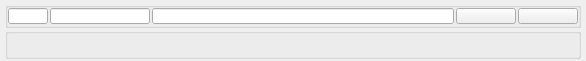
<?xml version="1.0" encoding="UTF-8"?>
<ui version="4.0">
 <class>WidjetAddRoleForm</class>
 <widget class="QWidget" name="WidjetAddRoleForm">
  <property name="geometry">
   <rect>
    <x>0</x>
    <y>0</y>
    <width>586</width>
    <height>45</height>
   </rect>
  </property>
  <property name="sizePolicy">
   <sizepolicy hsizetype="Expanding" vsizetype="Preferred">
    <horstretch>0</horstretch>
    <verstretch>0</verstretch>
   </sizepolicy>
  </property>
  <property name="windowTitle">
   <string>Form</string>
  </property>
  <layout class="QVBoxLayout" name="verticalLayout">
   <property name="spacing">
    <number>0</number>
   </property>
   <property name="leftMargin">
    <number>5</number>
   </property>
   <property name="topMargin">
    <number>2</number>
   </property>
   <property name="rightMargin">
    <number>5</number>
   </property>
   <property name="bottomMargin">
    <number>2</number>
   </property>
   <item alignment="Qt::AlignTop">
    <widget class="QGroupBox" name="groupBox">
     <property name="sizePolicy">
      <sizepolicy hsizetype="Preferred" vsizetype="Preferred">
       <horstretch>0</horstretch>
       <verstretch>0</verstretch>
      </sizepolicy>
     </property>
     <property name="minimumSize">
      <size>
       <width>0</width>
       <height>26</height>
      </size>
     </property>
     <property name="maximumSize">
      <size>
       <width>16777215</width>
       <height>32</height>
      </size>
     </property>
     <property name="font">
      <font>
       <stylestrategy>PreferDefault</stylestrategy>
      </font>
     </property>
     <layout class="QHBoxLayout" name="horizontalLayout">
      <property name="spacing">
       <number>2</number>
      </property>
      <property name="leftMargin">
       <number>0</number>
      </property>
      <property name="topMargin">
       <number>0</number>
      </property>
      <property name="rightMargin">
       <number>0</number>
      </property>
      <property name="bottomMargin">
       <number>1</number>
      </property>
      <item>
       <widget class="QLineEdit" name="le_id">
        <property name="sizePolicy">
         <sizepolicy hsizetype="Expanding" vsizetype="Expanding">
          <horstretch>0</horstretch>
          <verstretch>0</verstretch>
         </sizepolicy>
        </property>
        <property name="minimumSize">
         <size>
          <width>40</width>
          <height>0</height>
         </size>
        </property>
        <property name="maximumSize">
         <size>
          <width>40</width>
          <height>16777215</height>
         </size>
        </property>
        <property name="focusPolicy">
         <enum>Qt::StrongFocus</enum>
        </property>
        <property name="inputMethodHints">
         <set>Qt::ImhNone</set>
        </property>
        <property name="readOnly">
         <bool>true</bool>
        </property>
       </widget>
      </item>
      <item alignment="Qt::AlignLeft">
       <widget class="QLineEdit" name="le_role">
        <property name="sizePolicy">
         <sizepolicy hsizetype="Expanding" vsizetype="Expanding">
          <horstretch>0</horstretch>
          <verstretch>0</verstretch>
         </sizepolicy>
        </property>
        <property name="minimumSize">
         <size>
          <width>70</width>
          <height>0</height>
         </size>
        </property>
        <property name="maximumSize">
         <size>
          <width>100</width>
          <height>16777215</height>
         </size>
        </property>
       </widget>
      </item>
      <item>
       <widget class="QLineEdit" name="le_name">
        <property name="sizePolicy">
         <sizepolicy hsizetype="Expanding" vsizetype="Expanding">
          <horstretch>0</horstretch>
          <verstretch>0</verstretch>
         </sizepolicy>
        </property>
        <property name="minimumSize">
         <size>
          <width>130</width>
          <height>0</height>
         </size>
        </property>
        <property name="maximumSize">
         <size>
          <width>16777215</width>
          <height>16777215</height>
         </size>
        </property>
       </widget>
      </item>
      <item>
       <widget class="QPushButton" name="btn_save">
        <property name="sizePolicy">
         <sizepolicy hsizetype="Minimum" vsizetype="Expanding">
          <horstretch>0</horstretch>
          <verstretch>0</verstretch>
         </sizepolicy>
        </property>
        <property name="minimumSize">
         <size>
          <width>60</width>
          <height>0</height>
         </size>
        </property>
        <property name="maximumSize">
         <size>
          <width>60</width>
          <height>16777215</height>
         </size>
        </property>
        <property name="cursor">
         <cursorShape>PointingHandCursor</cursorShape>
        </property>
        <property name="text">
         <string/>
        </property>
        <property name="icon">
         <iconset resource="../../resurce.qrc">
          <normaloff>:/Icons/icons/save_.svg</normaloff>:/Icons/icons/save_.svg</iconset>
        </property>
        <property name="iconSize">
         <size>
          <width>16</width>
          <height>16</height>
         </size>
        </property>
       </widget>
      </item>
      <item>
       <widget class="QPushButton" name="btn_delete">
        <property name="sizePolicy">
         <sizepolicy hsizetype="Minimum" vsizetype="Expanding">
          <horstretch>0</horstretch>
          <verstretch>0</verstretch>
         </sizepolicy>
        </property>
        <property name="minimumSize">
         <size>
          <width>60</width>
          <height>0</height>
         </size>
        </property>
        <property name="maximumSize">
         <size>
          <width>60</width>
          <height>16777215</height>
         </size>
        </property>
        <property name="cursor">
         <cursorShape>PointingHandCursor</cursorShape>
        </property>
        <property name="text">
         <string/>
        </property>
        <property name="icon">
         <iconset resource="../../resurce.qrc">
          <normaloff>:/Icons/icons/trash-2_.svg</normaloff>:/Icons/icons/trash-2_.svg</iconset>
        </property>
        <property name="iconSize">
         <size>
          <width>16</width>
          <height>16</height>
         </size>
        </property>
       </widget>
      </item>
     </layout>
    </widget>
   </item>
   <item>
    <widget class="QGroupBox" name="gbx_msg">
     <property name="sizePolicy">
      <sizepolicy hsizetype="Preferred" vsizetype="Preferred">
       <horstretch>0</horstretch>
       <verstretch>0</verstretch>
      </sizepolicy>
     </property>
     <layout class="QHBoxLayout" name="layout_msg">
      <property name="spacing">
       <number>5</number>
      </property>
      <property name="leftMargin">
       <number>0</number>
      </property>
      <property name="topMargin">
       <number>0</number>
      </property>
      <property name="rightMargin">
       <number>0</number>
      </property>
      <property name="bottomMargin">
       <number>0</number>
      </property>
      <item>
       <widget class="QLabel" name="label">
        <property name="sizePolicy">
         <sizepolicy hsizetype="Preferred" vsizetype="Preferred">
          <horstretch>0</horstretch>
          <verstretch>0</verstretch>
         </sizepolicy>
        </property>
        <property name="minimumSize">
         <size>
          <width>40</width>
          <height>0</height>
         </size>
        </property>
        <property name="maximumSize">
         <size>
          <width>40</width>
          <height>16777215</height>
         </size>
        </property>
        <property name="text">
         <string/>
        </property>
       </widget>
      </item>
      <item>
       <widget class="QLabel" name="lbl_msg">
        <property name="sizePolicy">
         <sizepolicy hsizetype="Preferred" vsizetype="Preferred">
          <horstretch>0</horstretch>
          <verstretch>0</verstretch>
         </sizepolicy>
        </property>
        <property name="text">
         <string/>
        </property>
       </widget>
      </item>
     </layout>
    </widget>
   </item>
  </layout>
 </widget>
 <resources>
  <include location="../../resurce.qrc"/>
 </resources>
 <connections/>
</ui>
